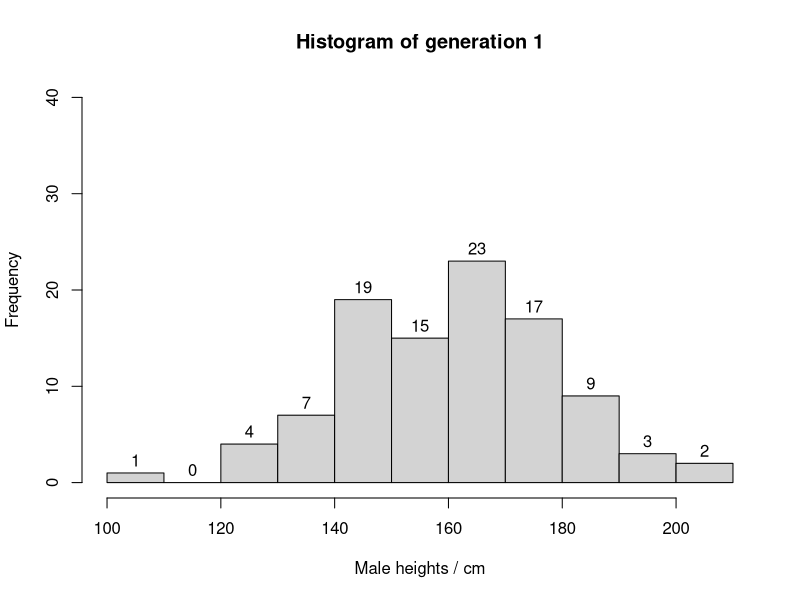
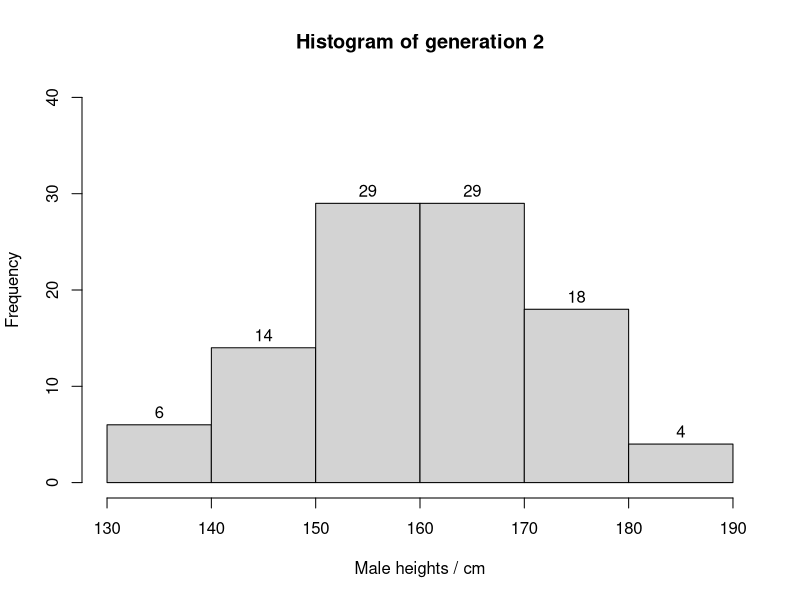
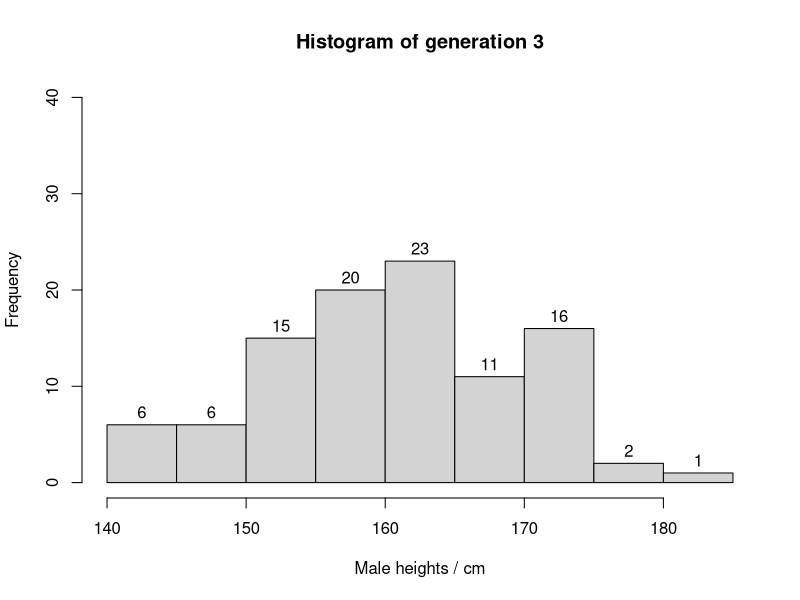
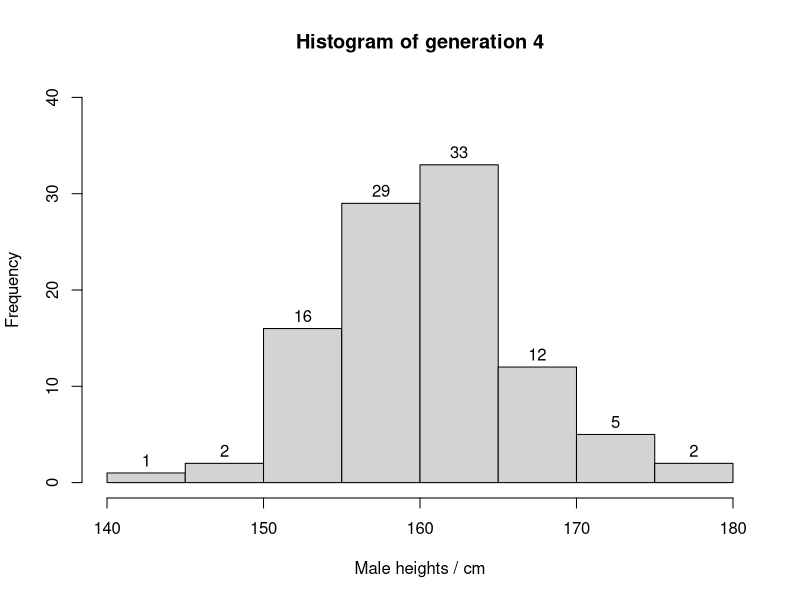
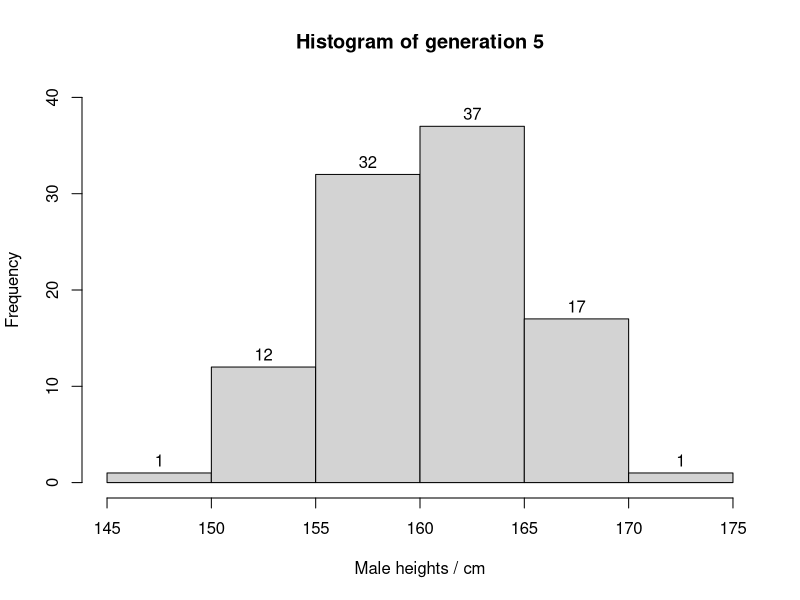
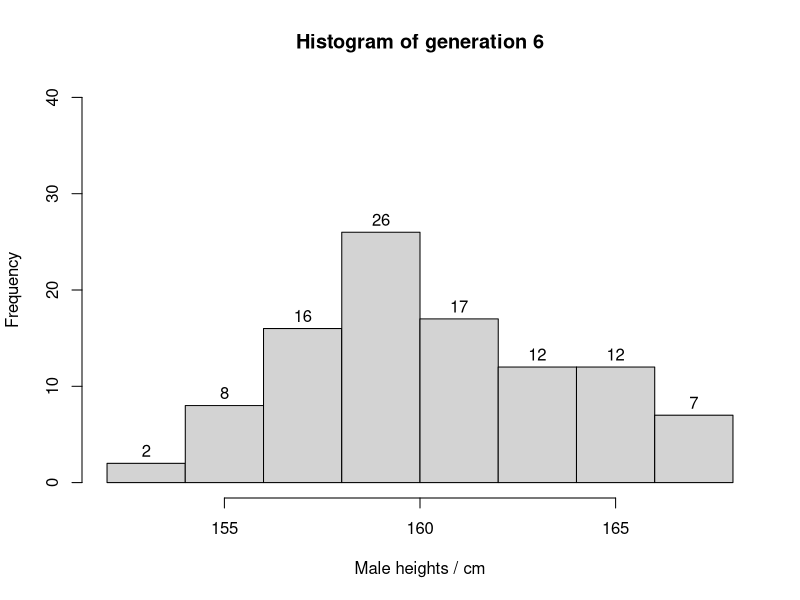
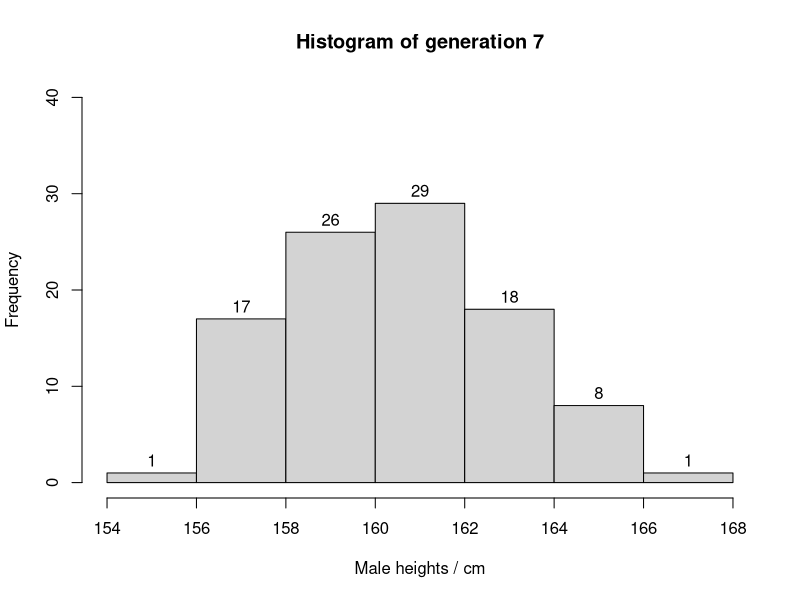
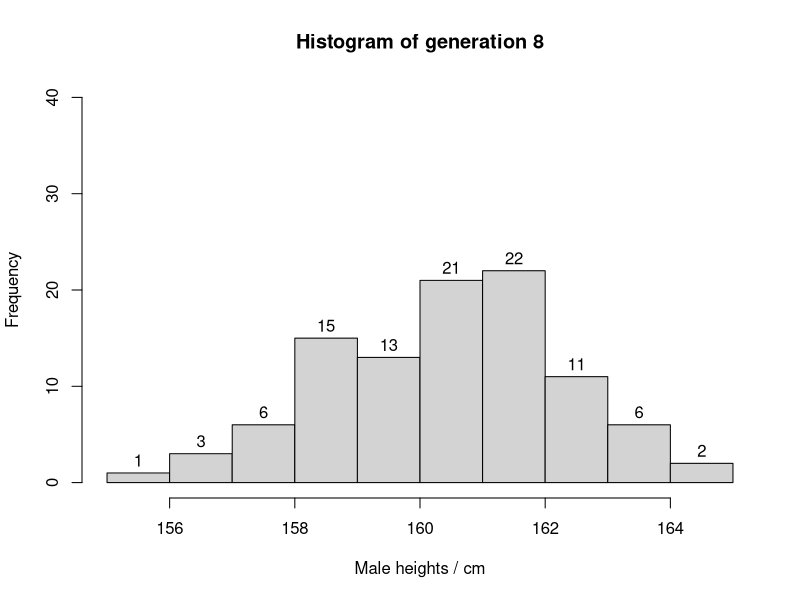

Reproduce these figures in R, in order. (Note: this script raises an error after producing the figures.)
## ---- chunk 1
pop <- data.frame(m = rnorm(100, 160, 20), f = rnorm(100, 160, 20))
next_gen <- function(pop) {
  pop$m <- sample(pop$m)
  pop$m <- rowMeans(pop)
  pop$f <- pop$m
  pop
}
gen <- 1
hist(pop$m,main = paste("Histogram of generation" , gen),ylim =range(0,40),xlab="Male heights / cm",labels = TRUE)
while(gen < 9){
pop <- next_gen(pop)
gen<-gen+1
hist(pop$m,main = paste("Histogram of generation" , gen),ylim =range(0,40),xlab="Male heights / cm",labels = TRUE)
}
## ---- chunk 2
library(ggplot2)
pop <- data.frame(m = rnorm(100, 160, 20), f = rnorm(100, 160, 20))
next_gen <- function(pop) {
  pop$m <- sample(pop$m)
  pop$m <- rowMeans(pop)
  pop$f <- pop$m
  pop
}
temp <- pop
gen <- 1
pop<-cbind(pop,gen)
while(gen < 9){
temp <- next_gen(temp)
gen<-gen+1
pop <- rbind(pop,cbind(temp,gen))
}
ggplot(pop, aes(x=m, y=f))+geom_point(alpha=0.3)+facet_wrap(~ gen)+xlim(100,220)+ylim(120,200)
## ---- chunk 3
set.seed(1000)
results <- data.frame(matrix(NA, nrow = 1000, ncol = 4))
names(results) <- c("mean","lower","upper","contains mean")
count <- 0
for(i in 1:1000){
  x <- runif(100, -1, 1)
  results$mean[i] <- mean(x)
  s <- sd(x)
  results$lower[i] <- results$mean[i]-1.96*s/sqrt(100)
  results$upper[i] <- results$mean[i]+1.96*s/sqrt(100)
  if(results$lower[i] <= 0 && results$upper >= 0){
    results[i,"contains mean"] <- 1
    count <- count+1
  } else{
    results[i,"contains mean"] <- 0
  }
}
cat("Number of trials: 1000\n")
results[1:10,]
cat(count/10,"percent of CI's contained the mean")
## ---- chunk 4
makePatient <- function() {
  vowel <- grep("[aeiou]", letters)
  cons <- grep("[^aeiou]", letters)
  name <- paste(sample(LETTERS[cons], 1), sample(letters[vowel], 1), sample(letters[cons], 1), sep='')
  gender <- factor(sample(0:1, 1), levels=0:1, labels=c('female','male'))
  dob <- as.Date(sample(7500, 1), origin="1970-01-01")
  n <- sample(6, 1)
  doa <- as.Date(sample(1500, n), origin="2010-01-01")
  pulse <- round(rnorm(n, 80, 10))
  temp <- round(rnorm(n, 98.4, 0.3), 2)
  fluid <- round(runif(n), 2)
  list(name, gender, dob, doa, pulse, temp, fluid)
}

setClass("medicalRecord",slots=c("name", "gender", "date_of_birth", "date_of_admission", "pulse", "temperature", "fluid_intake"))

medicalRecord <- function(object){
  names(object)<-c("name", "gender", "date_of_birth", "date_of_admission", "pulse", "temperature", "fluid_intake")
  class(object)<-"medicalRecord"
  object
}
## ---- chunk 5
set.seed(8)
mrecord<-makePatient()
mrecord<-medicalRecord(mrecord)
mrecord
attributes(mrecord)
## ---- chunk 6
mean.medicalRecord <- function(object){
  list(pulse=mean(object$pulse),temperature = mean(object$temperature),fluids=mean(object$fluid_intake))
}

print.medicalRecord <- function(object){
  cat("name:",object$name,"\n")
  cat(paste("gender:",object$gender,"\n"))
  cat(paste("data of birth:",object$date_of_birth,"\n"))
  cat("date of admission\t","pulse\t","temperature\t","fluid intake\n ")
  cat(paste(object$date_of_admission[order(object$date_of_admission)],"\t\t\t",object$pulse[order(object$date_of_admission)],"\t",object$temperature[order(object$date_of_admission)],"\t\t\t",object$fluid_intake[order(object$date_of_admission)],"\n"))
}

plot.medicalRecord <- function(object){
  plot(object$date_of_admission[order(object$date_of_admission)],object$pulse[order(object$date_of_admission)],type="b",main="measurement of pulse over time",xlab="time",ylab="pulse")
  plot(object$date_of_admission[order(object$date_of_admission)],object$temperature[order(object$date_of_admission)],type="b",main="measurement of temperature over time",xlab="time",ylab="temperature / F")
  plot(object$date_of_admission[order(object$date_of_admission)],object$fluid_intake[order(object$date_of_admission)],type="b",main="measurement of fluid intake over time",xlab="time",ylab="fluid intake")
}
## ---- chunk 7
mean(mrecord)
print(mrecord)
plot(mrecord)

## ---- chunk 8
setClass("cohort",slots=c("name","medicalRecord"))
set.seed(8)
group<-list(name=NA,medicalRecord=NA)
for(i in 1:10){
  temp<-makePatient()
  temp<-medicalRecord(temp)
  group$name[i]<-temp[1]
  group$medicalRecord[i]<-list(temp)
}
class(group)<-"cohort"

mean.cohort <- function(object){
  medicalRecord<-list(name=NA,pulse=NA,tem=NA,fluid=NA)
  for(i in 1:10){
    medicalRecord$name[i]<-object$name[[i]]
    medicalRecord$pulse[i]<-mean(object$medicalRecord[[i]]$pulse)
    medicalRecord$tem[i]<-mean(object$medicalRecord[[i]]$temperature)
    medicalRecord$fluid[i]<-mean(object$medicalRecord[[i]]$fluid_intake)
  }
  list(mean=medicalRecord)
}

print.cohort <- function(object){
  for(i in 1:10){
    cat("\nNo.",i,"\n")
    print(object$medicalRecord[[i]])
  }
}
## ---- chunk 9
mean(group)
print(group)
